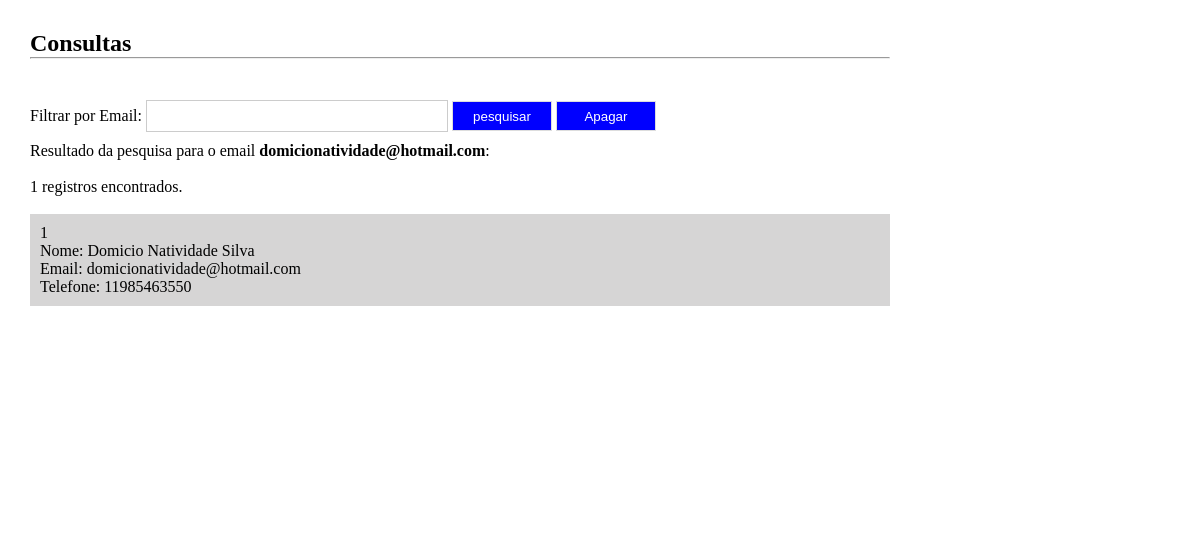
The page /consultacad.php?filtro=domicionatividade@hotmail.com on the database its author committed.
### tables this page shows
CREATE TABLE IF NOT EXISTS `usuarios` (
  `codigo` int(12) NOT NULL AUTO_INCREMENT,
  `nome` varchar(50) NOT NULL,
  `email` varchar(40) NOT NULL,
  `telefone` text NOT NULL,
  `sexo` text NOT NULL,
  `servico` text NOT NULL,
  `data` date NOT NULL,
  `horario` time NOT NULL,
  PRIMARY KEY (`codigo`)
);

### consultacad.php (the view, shortened to what this page needs)
<?php
include_once("conexcad.php");
$filtro = isset($_GET['filtro'])?$_GET['filtro']:"";
$sql = "select * from usuarios where email  like '%$filtro%' order by email";
$consultacad = mysqli_query($conexao,$sql);
$registros = mysqli_num_rows($consultacad);
?>
<!DOCTYPE html>
<html lang="pt-br">
<head>
    <link rel="stylesheet" href="_css/estilo.css">
</head>
<body>
    <div class="container">
        <section>
            <h1>Consultas</h1>
            <hr><br><br>
            <form method="get" action="">
                Filtrar por Email: <input type="text" name="filtro" class="campo" required autofocus>
                <input type="submit" value="pesquisar" class="btn">
                <input type="submit" value="Apagar" class="btn" action="delete"><br>
            </form>
            <?php
                print "Resultado da pesquisa para o email <strong>$filtro</strong>:<br><br>";
                print "$registros registros encontrados.";
                print "<br><br>";
                while($exibirRegistros = mysqli_fetch_array($consultacad)){
                    $codigo = $exibirRegistros[0];
                    $nome = $exibirRegistros[1];
                    $email = $exibirRegistros[2];
                    $telefone = $exibirRegistros[3];
                    print "<article>";
                    print "$codigo<br>";
                    print "Nome: $nome<br>";
                    print "Email: $email<br>";
                    print "Telefone: $telefone<br>";
                    print "</article>";
                }
                ?>
        </section>
    </div>
</body>
</html>

### _css/estilo.css (style rules this page uses)
* { margin: 0; padding: 0; }
body { background-collor: #222; font-family: Verdana; font-size: 100% }
.container { flex-direction: column; margin: auto; width: 1200px; margin-top: 20px; padding: 10px; }
section { width: 870px; height: 500px; margin-left: 10px; float: left; background-color: #fff; box-sizing: border-box; padding-left: 10px; }
.btn { width: 100px; height: 30px; border: 1px solid #ddd; background-color: #0000FF; color: #fff; cursor: pointer; }
.campo { width: 300px; height: 30px; border: 1px solid #ccc; margin-top: 5px; margin-bottom: 10px; }
article { width: 100%; box-sizing: border-box; padding: 10px; background-color: #d6d5d5; margin-bottom: 5px; }

### rows shown on the page
usuarios: codigo "1", nome "Domicio Natividade Silva", email "domicionatividade@hotmail.com", telefone "11985463550"

### other values the page prints
$filtro "domicionatividade@hotmail.com"
$registros "1"
